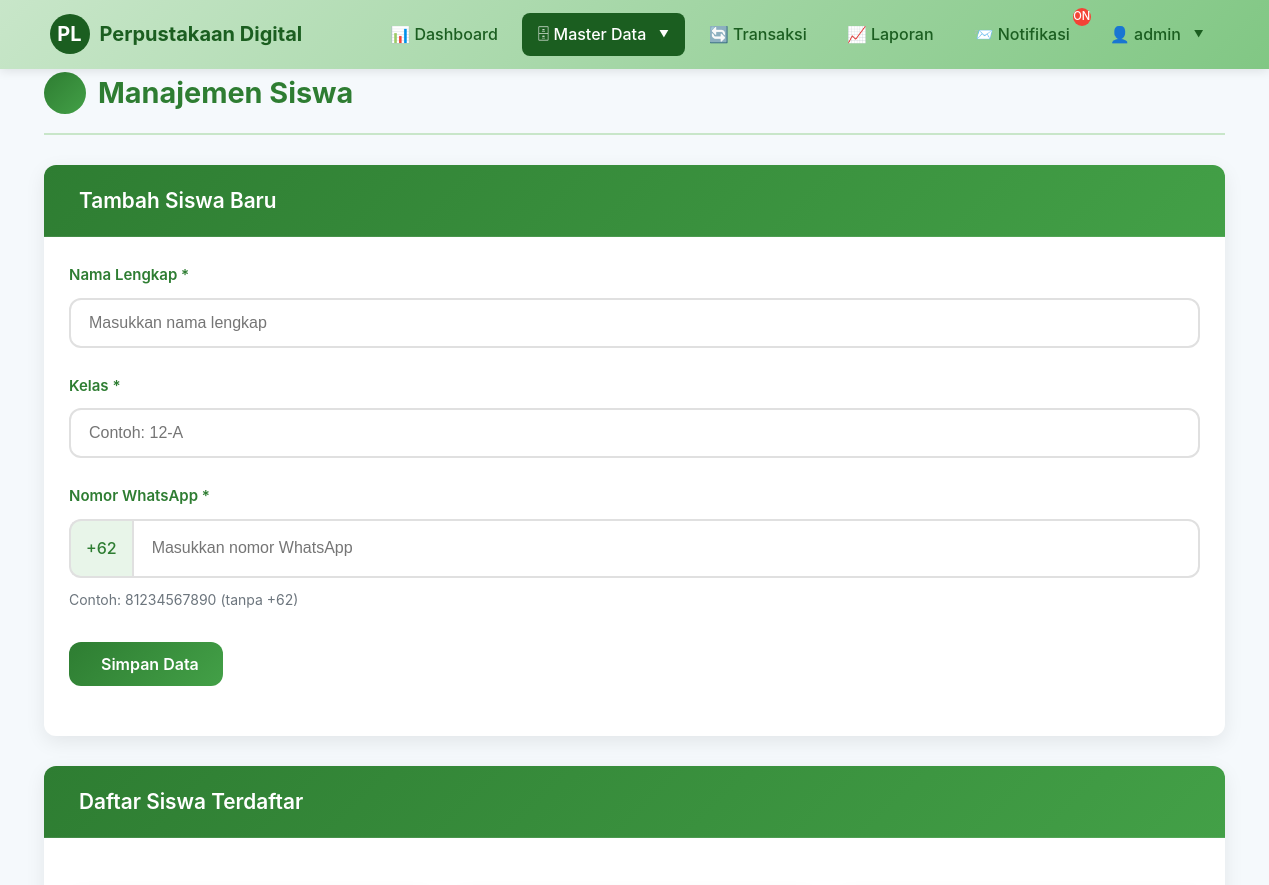
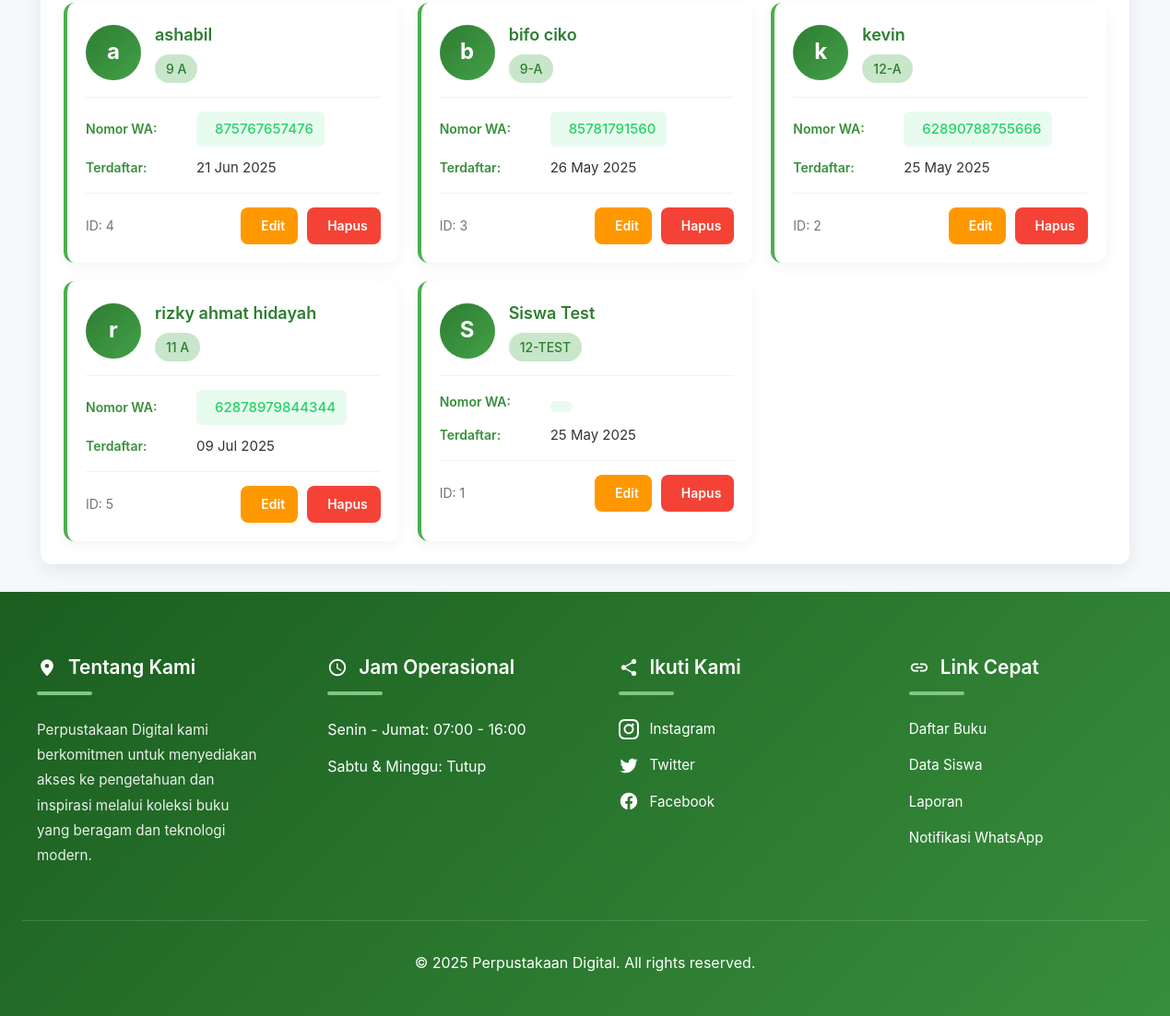
The app's page /admin/siswa.php (signed in) with its own data (2 pictures, top to bottom).
### tables this page shows
CREATE TABLE `siswa` (
  `id_siswa` int(11) NOT NULL,
  `nama` varchar(100) NOT NULL,
  `kelas` varchar(10) NOT NULL,
  `no_telepon` varchar(15) NOT NULL,
  `created_at` timestamp NOT NULL DEFAULT current_timestamp()
);

### admin/siswa.php (the view, shortened to what this page needs)
<?php
include '../includes/config.php';
$current_siswa = null;
$siswa = mysqli_query($conn, "SELECT * FROM siswa ORDER BY nama ASC");
include '../includes/header.php';
?>
<div class="container-fluid px-4">
    <div class="page-header">
        <h3>
            <i class="bi bi-people"></i>
            Manajemen Siswa
        </h3>
    </div>
    <div class="card">
        <div class="card-header">
            <h5 class="card-title">
                <?= isset($_GET['edit']) ? 'Edit Data Siswa' : 'Tambah Siswa Baru' ?>
            </h5>
        </div>
        <div class="card-body">
            <form method="POST">
                <div class="form-group">
                    <label class="form-label">Nama Lengkap <span class="text-danger">*</span></label>
                    <input type="text" class="form-control" name="nama"
                        value="<?= htmlspecialchars($current_siswa['nama'] ?? '') ?>" required
                        placeholder="Masukkan nama lengkap">
                </div>
                <div class="form-group">
                    <label class="form-label">Kelas <span class="text-danger">*</span></label>
                    <input type="text" class="form-control" name="kelas"
                        value="<?= htmlspecialchars($current_siswa['kelas'] ?? '') ?>" required
                        placeholder="Contoh: 12-A">
                </div>
                <div class="form-group">
                    <label class="form-label">Nomor WhatsApp <span class="text-danger">*</span></label>
                    <div class="input-group">
                        <span class="input-group-text">+62</span>
                        <input type="tel" class="form-control" name="no_telepon" pattern="[0-9]{9,15}"
                            title="Minimal 10 digit angka" value="<?= isset($current_siswa['no_telepon']) ?
                                (substr($current_siswa['no_telepon'], 0, 2) === '62' ?
                                    substr($current_siswa['no_telepon'], 2) :
                                    $current_siswa['no_telepon'])
                                : '' ?>" required
                            placeholder="Masukkan nomor WhatsApp">
                    </div>
                    <small class="text-muted">Contoh: 81234567890 (tanpa +62)</small>
                </div>
                <div class="form-group" style="margin-top: 30px;">
                    <button type="submit" class="btn btn-primary">
                        <i class="bi bi-save"></i> Simpan Data
                    </button>
                </div>
            </form>
        </div>
    </div>
    <div class="card">
        <div class="card-header">
            <h5 class="card-title">
                Daftar Siswa Terdaftar
            </h5>
        </div>
        <div class="card-body">
            <?php if (mysqli_num_rows($siswa) === 0): ?>
                    <div class="empty-state">
                        <div class="empty-icon">
                            <i class="bi bi-people"></i>
                        </div>
                        <h4>Belum Ada Data Siswa</h4>
                        <p class="empty-text">Silakan tambahkan siswa baru menggunakan form di atas</p>
                    </div>
            <?php else: ?>
                    <div class="student-grid">
                        <?php while ($row = mysqli_fetch_assoc($siswa)): ?>
                                <?php
                                $wa_number = $row['no_telepon'];
                                if (substr($wa_number, 0, 2) !== '62') {
                                    $wa_number = '62' . ltrim($wa_number, '0');
                                }
                                $initial = substr($row['nama'], 0, 1);
                                $registered_date = date('d M Y', strtotime($row['created_at']));
                                ?>
                                <div class="student-card">
                                    <div class="student-header">
                                        <div class="student-avatar">
                                            <?= $initial ?>
                                        </div>
                                        <div class="student-info">
                                            <h4 class="student-name"><?= htmlspecialchars($row['nama']) ?></h4>
                                            <span class="student-class"><?= htmlspecialchars($row['kelas']) ?></span>
                                        </div>
                                    </div>
                                    <div class="student-details">
                                        <div class="detail-item">
                                            <span class="detail-label">Nomor WA:</span>
                                            <span class="detail-value">
                                                <a href="https://wa.me/<?= $wa_number ?>" class="wa-link" target="_blank">
                                                    <?= htmlspecialchars($row['no_telepon']) ?>
                                                </a>
                                            </span>
                                        </div>
                                        <div class="detail-item">
                                            <span class="detail-label">Terdaftar:</span>
                                            <span class="detail-value"><?= $registered_date ?></span>
                                        </div>
                                    </div>
                                    <div class="student-footer">
                                        <span>ID: <?= $row['id_siswa'] ?></span>
                                        <div class="action-buttons">
                                            <a href="siswa.php?edit=<?= $row['id_siswa'] ?>" class="btn btn-action btn-edit">
                                                <i class="bi bi-pencil"></i> Edit
                                            </a>
                                            <a href="siswa.php?delete=<?= $row['id_siswa'] ?>&csrf_token=<?= htmlspecialchars($_SESSION['csrf_token']) ?>"
                                               class="btn btn-action btn-delete"
                                               onclick="return confirm('Hapus data siswa <?= htmlspecialchars(addslashes($row['nama'])) ?>?')">
                                                <i class="bi bi-trash"></i> Hapus
                                            </a>
                                        </div>
                                    </div>
                                </div>
                        <?php endwhile; ?>
                    </div>
            <?php endif; ?>
        </div>
    </div>
</div>
<?php
include '../includes/footer.php';
?>

### includes/header.php (shortened to what this page needs)
<!DOCTYPE html>
<html lang="id">
<head>
</head>
<body>
    <nav class="navbar-custom">
        <div class="navbar-container">
            <a class="brand" href="<?= BASE_URL ?>">
                <div class="brand-logo">PL</div>
                <span><?= SITE_NAME ?></span>
            </a>
            <ul class="nav-menu" id="navMenu">
                <?php if (isset($_SESSION['staff_logged_in'])): ?>
                    <li class="nav-item">
                        <a class="nav-link <?= basename($_SERVER['PHP_SELF']) == 'dashboard.php' ? 'active' : '' ?>"
                            href="<?= BASE_URL ?>/admin/dashboard.php">
                            <span>📊 Dashboard</span>
                        </a>
                    </li>
                    <li class="nav-item dropdown">
                        <a class="nav-link dropdown-toggle <?= in_array(basename($_SERVER['PHP_SELF']), ['buku.php', 'siswa.php', 'log_whatsapp.php']) ? 'active' : '' ?>"
                            href="#">
                            <span>🗄 Master Data</span>
                        </a>
                    </li>
                    <li class="nav-item">
                        <a class="nav-link <?= basename($_SERVER['PHP_SELF']) == 'transaksi.php' ? 'active' : '' ?>"
                            href="<?= BASE_URL ?>/admin/transaksi.php">
                            <span>🔄 Transaksi</span>
                        </a>
                    </li>
                    <li class="nav-item">
                        <a class="nav-link <?= basename($_SERVER['PHP_SELF']) == 'laporan.php' ? 'active' : '' ?>"
                            href="<?= BASE_URL ?>/admin/laporan.php">
                            <span>📈 Laporan</span>
                        </a>
                    </li>
                    <li class="nav-item">
                        <a class="nav-link wa-notification <?= basename($_SERVER['PHP_SELF']) == 'wa_notification.php' ? 'active' : '' ?>"
                            href="<?= BASE_URL ?>/admin/wa_notification.php">
                            <span>📨 Notifikasi</span>
                            <?php if (defined('WA_API_ENABLED') && WA_API_ENABLED): ?>
                                <span class="wa-badge">ON</span>
                            <?php endif; ?>
                        </a>
                    </li>
                    <li class="nav-item dropdown">
                        <a class="nav-link dropdown-toggle" href="#">
                            <span>👤 <?= $_SESSION['staff_username'] ?? 'Admin' ?></span>
                        </a>
                    </li>
                <?php endif; ?>
            </ul>
        </div>
    </nav>
    <main class="container">

### includes/footer.php (shortened to what this page needs)
<?php
$current_year = date('Y');
?>
</main>
<footer class="footer">
    <div class="container">
        <div class="footer-grid">
            <div class="footer-section">
                <h5><i class="footer-icon library-icon"></i> Tentang Kami</h5>
                <p>Perpustakaan Digital kami berkomitmen untuk menyediakan akses ke pengetahuan dan inspirasi melalui
                    koleksi buku yang beragam dan teknologi modern.</p>
            </div>
            <div class="footer-section">
                <h5><i class="footer-icon clock-icon"></i> Jam Operasional</h5>
                <ul class="footer-list">
                    <li>Senin - Jumat: 07:00 - 16:00</li>
                    <li>Sabtu & Minggu: Tutup</li>
                </ul>
            </div>
            <div class="footer-section">
                <h5><i class="footer-icon social-icon"></i> Ikuti Kami</h5>
                <ul class="footer-list social-links">
                    <li><a href="https://instagram.com" target="_blank"><i class="footer-icon instagram-icon"></i>
                            Instagram</a></li>
                    <li><a href="https://twitter.com" target="_blank"><i class="footer-icon twitter-icon"></i>
                            Twitter</a></li>
                    <li><a href="https://facebook.com" target="_blank"><i class="footer-icon facebook-icon"></i>
                            Facebook</a></li>
                </ul>
            </div>
            <div class="footer-section">
                <h5><i class="footer-icon link-icon"></i> Link Cepat</h5>
                <ul class="footer-list">
                    <li><a href="<?= BASE_URL ?>/admin/buku.php">Daftar Buku</a></li>
                    <li><a href="<?= BASE_URL ?>/admin/siswa.php">Data Siswa</a></li>
                    <li><a href="<?= BASE_URL ?>/admin/laporan.php">Laporan</a></li>
                    <li><a href="<?= BASE_URL ?>/admin/log_whatsapp.php">Notifikasi WhatsApp</a></li>
                </ul>
            </div>
        </div>
        <div class="footer-bottom">
            <p class="copyright">
                © <?= $current_year ?> <?= SITE_NAME ?>. All rights reserved.
            </p>
        </div>
    </div>
</footer>

### includes/header.php (style rules this page uses)
:root { --primary: #1B5E20; --primary-light: #4CAF50; --primary-lighter: #81C784; --primary-lightest: #C8E6C9; --secondary: #2E7D32; --accent: #FFD54F; --text: #212121; --text-light: #757575; --bg: #f8f9fa; --card-bg: #ffffff; --success: #388E3C; --danger: #D32F2F; --warning: #F57C00; --info: #0288D1; --radius: 8px; --shadow: 0 4px 12px rgba(0, 0, 0, 0.08); --transition: all 0.3s ease; }
* { margin: 0; padding: 0; box-sizing: border-box; }
body { font-family: -apple-system, BlinkMacSystemFont, 'Segoe UI', Roboto, Oxygen, Ubuntu, Cantarell, sans-serif; background-color: var(--bg); color: var(--text); line-height: 1.6; min-height: 100vh; display: flex; flex-direction: column; }
a { text-decoration: none; color: inherit; }
ul { list-style: none; }
button { cursor: pointer; border: none; background: none; font-family: inherit; }
.container { width: 100%; max-width: 1200px; margin: 0 auto; padding: 0 15px; }
.text-muted { color: var(--text-light); }
.btn { display: inline-block; padding: 0.6rem 1.2rem; border-radius: var(--radius); font-weight: 500; transition: var(--transition); }
.btn-primary { background-color: var(--primary); color: white; }
.navbar-custom { background: linear-gradient(135deg, var(--primary-lightest) 0%, var(--primary-lighter) 100%); box-shadow: 0 2px 10px rgba(0, 0, 0, 0.1); padding: 0.8rem 0; position: sticky; top: 0; z-index: 1000; }
.navbar-container { display: flex; align-items: center; justify-content: space-between; max-width: 1200px; margin: 0 auto; padding: 0 15px; }
.brand { display: flex; align-items: center; font-weight: 700; font-size: 1.25rem; color: var(--primary); }
.brand-logo { width: 40px; height: 40px; margin-right: 10px; transition: transform 0.3s; background-color: var(--primary); border-radius: 50%; display: flex; align-items: center; justify-content: center; color: white; font-weight: bold; }
.nav-menu { display: flex; align-items: center; gap: 0.5rem; }
.nav-item { position: relative; }
.nav-link { display: flex; align-items: center; padding: 0.5rem 1rem; border-radius: var(--radius); font-weight: 500; color: var(--primary); transition: var(--transition); gap: 0.5rem; }
.nav-link:hover, .nav-link.active { background-color: var(--primary); color: white; }
.dropdown { position: relative; }
.dropdown-toggle::after { content: "▼"; font-size: 0.6rem; margin-left: 0.3rem; }
.wa-notification { position: relative; }
.wa-badge { position: absolute; top: -5px; right: -5px; width: 18px; height: 18px; border-radius: 50%; background-color: var(--danger); color: white; font-size: 0.7rem; display: flex; align-items: center; justify-content: center; }
main { flex: 1; padding: 2rem 0; }

### records on screen
siswa: nama "a", nama "ashabil", kelas "9 A", no_telepon "875767657476", created_at "21 Jun 2025", id_siswa "4"
siswa: nama "b", nama "bifo ciko", kelas "9-A", no_telepon "85781791560", created_at "26 May 2025", id_siswa "3"
siswa: nama "k", nama "kevin", kelas "12-A", no_telepon "62890788755666", created_at "25 May 2025", id_siswa "2"
siswa: nama "r", nama "rizky ahmat hidayah", kelas "11 A", no_telepon "62878979844344", created_at "09 Jul 2025", id_siswa "5"
siswa: nama "S", nama "Siswa Test", kelas "12-TEST", created_at "25 May 2025", id_siswa "1"

### other values on screen
SITE_NAME "Perpustakaan Digital"
$_SESSION['staff_username'] "admin"
